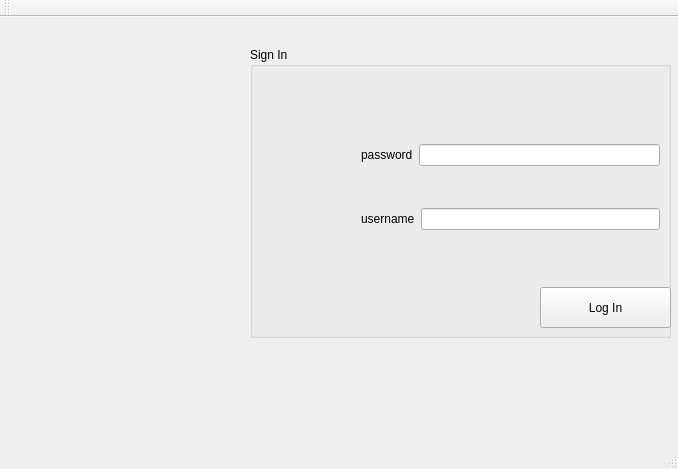
<?xml version="1.0" encoding="UTF-8"?>
<ui version="4.0">
 <class>MainWindow</class>
 <widget class="QMainWindow" name="MainWindow">
  <property name="geometry">
   <rect>
    <x>0</x>
    <y>0</y>
    <width>678</width>
    <height>469</height>
   </rect>
  </property>
  <property name="windowTitle">
   <string>MainWindow</string>
  </property>
  <widget class="QWidget" name="centralWidget">
   <widget class="QGroupBox" name="groupBox">
    <property name="geometry">
     <rect>
      <x>250</x>
      <y>30</y>
      <width>421</width>
      <height>291</height>
     </rect>
    </property>
    <property name="title">
     <string>Sign In</string>
    </property>
    <widget class="QWidget" name="">
     <property name="geometry">
      <rect>
       <x>100</x>
       <y>50</y>
       <width>321</width>
       <height>181</height>
      </rect>
     </property>
     <layout class="QVBoxLayout" name="verticalLayout">
      <item>
       <layout class="QHBoxLayout" name="horizontalLayout_2">
        <item>
         <widget class="QLabel" name="label_2">
          <property name="text">
           <string>password</string>
          </property>
         </widget>
        </item>
        <item>
         <widget class="QLineEdit" name="lineEdit_password">
          <property name="echoMode">
           <enum>QLineEdit::Password</enum>
          </property>
         </widget>
        </item>
       </layout>
      </item>
      <item>
       <layout class="QHBoxLayout" name="horizontalLayout">
        <item>
         <widget class="QLabel" name="label">
          <property name="text">
           <string>username</string>
          </property>
         </widget>
        </item>
        <item>
         <widget class="QLineEdit" name="lineEdit_username"/>
        </item>
       </layout>
      </item>
     </layout>
    </widget>
    <widget class="QPushButton" name="pushButton_login">
     <property name="geometry">
      <rect>
       <x>290</x>
       <y>240</y>
       <width>131</width>
       <height>41</height>
      </rect>
     </property>
     <property name="text">
      <string>Log In</string>
     </property>
    </widget>
   </widget>
   <widget class="QLabel" name="label_pic">
    <property name="geometry">
     <rect>
      <x>30</x>
      <y>80</y>
      <width>191</width>
      <height>221</height>
     </rect>
    </property>
    <property name="text">
     <string/>
    </property>
   </widget>
  </widget>
  <widget class="QMenuBar" name="menuBar">
   <property name="geometry">
    <rect>
     <x>0</x>
     <y>0</y>
     <width>678</width>
     <height>19</height>
    </rect>
   </property>
  </widget>
  <widget class="QToolBar" name="mainToolBar">
   <attribute name="toolBarArea">
    <enum>TopToolBarArea</enum>
   </attribute>
   <attribute name="toolBarBreak">
    <bool>false</bool>
   </attribute>
  </widget>
  <widget class="QStatusBar" name="statusBar"/>
 </widget>
 <layoutdefault spacing="6" margin="11"/>
 <resources/>
 <connections/>
</ui>
